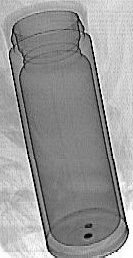
#> input picture Application/tmp.pgm, 133 x 258 px
$ python -i houghlines.py   (imports and definitions only)
#> lines starting #> are read from the running program, lines starting #| are printed output that depends on the picture
#> further down, picture is the input picture: shape (258, 133, 3); min 0, max 255, mean 151.4
import cv2
import numpy as np
def line_detect_possible_demo(image):
    gray = cv2.cvtColor(image, cv2.COLOR_BGR2GRAY)
    edges = cv2.Canny(gray, 50, 150, apertureSize=3)  # apertureSize是sobel算子大小，只能为1,3,5，7
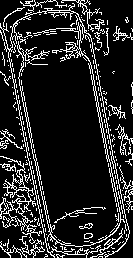
#> edges: shape (258, 133); 14.7% white in thin lines or dots
    lines = cv2.HoughLinesP(edges, 1, np.pi / 360, 10, minLineLength=60,maxLineGap=10)  #函数将通过步长为1的半径和步长为π/180的角来搜索所有可能的直线
#> lines = 34 rows, first 6: [5, 46, 47, 251], [88, 58, 121, 219], [83, 0, 126, 222], [14, 77, 50, 254], [92, 84, 124, 244], [93, 62, 127, 239]
    for line in lines:
        x1,y1,x2,y2 = line[0]
        cv2.line(image,(x1,y1),(x2,y2),(0,0,255),2)
#> this loop made 34 passes
#> (x1, y1, x2, y2) on passes 1 to 12: (5, 46, 47, 251), (88, 58, 121, 219), (83, 0, 126, 222), (14, 77, 50, 254), (92, 84, 124, 244), (93, 62, 127, 239), (24, 96, 36, 160), (15, 102, 26, 164), (7, 252, 90, 245), (18, 77, 54, 257), (12, 159, 40, 251), (5, 180, 47, 256)
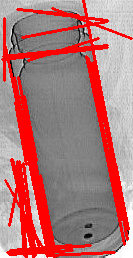
#> image: shape (258, 133, 3); mean B, G, R 119.5, 119.5, 176
    return image

def line_detection(image):
    gray = cv2.cvtColor(image,cv2.COLOR_BGR2GRAY)
    edges = cv2.Canny(gray,50,150,apertureSize=3)    #apertureSize是sobel算子大小，只能为1,3,5，7
    lines = cv2.HoughLines(edges,1,np.pi/360,200)  #函数将通过步长为1的半径和步长为π/180的角来搜索所有可能的直线
    for line in lines:
        rho,theta = line[0]
        a = np.cos(theta)
        b = np.sin(theta)
        x0 = a * rho
        y0 = b * rho
        x1 = int(x0 + 1000*(-b))
        y1 = int(y0 + 1000*(a))
        x2 = int(x0 - 1000 * (-b))
        y2 = int(y0 - 1000 * (a))
        cv2.line(image,(x1,y1),(x2,y2),(0,0,255),2)
    return image

>>> import cv2
>>> picture = cv2.imread('tmp.pgm')
>>> result = line_detect_possible_demo(picture)
